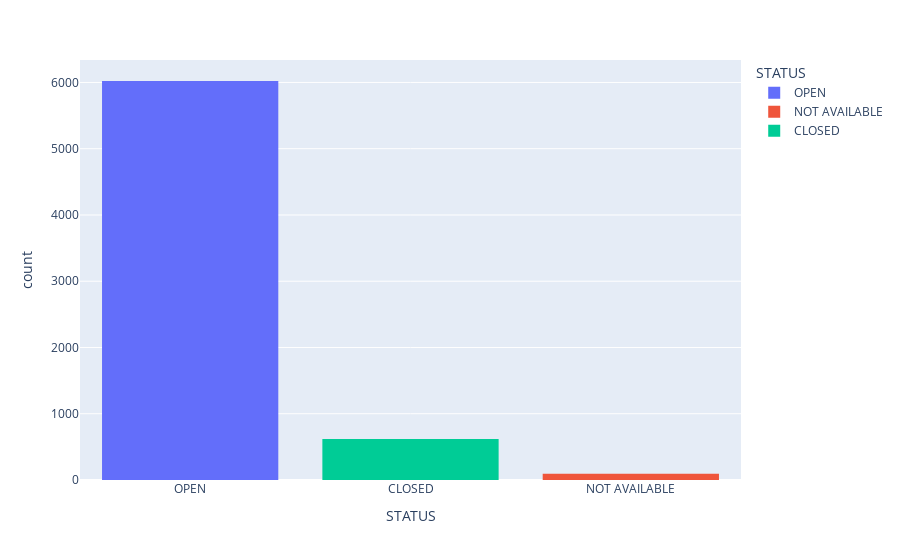

This figure's notebook cell:
### Code cell
px.histogram(data_import, x="STATUS",color="STATUS").update_xaxes(categoryorder="total descending")

### Figure 1 — Plotly figure (JSON) as saved in the notebook; plotly's stock layout.template omitted (floating-point values rounded to 4 significant figures; data arrays with more than 128 entries replaced by an {"elided": "..."} marker saying what was removed)
{"data": [{"alignmentgroup": "True", "bingroup": "x", "hovertemplate": "STATUS=%{x}<br>count=%{y}<extra></extra>", "legendgroup": "OPEN", "marker": {"color": "#636efa", "pattern": {"shape": ""}}, "name": "OPEN", "offsetgroup": "OPEN", "orientation": "v", "showlegend": true, "type": "histogram", "x": {"elided": "6022 str values"}, "xaxis": "x", "yaxis": "y"}, {"alignmentgroup": "True", "bingroup": "x", "hovertemplate": "STATUS=%{x}<br>count=%{y}<extra></extra>", "legendgroup": "NOT AVAILABLE", "marker": {"color": "#EF553B", "pattern": {"shape": ""}}, "name": "NOT AVAILABLE", "offsetgroup": "NOT AVAILABLE", "orientation": "v", "showlegend": true, "type": "histogram", "x": ["NOT AVAILABLE", "NOT AVAILABLE", "NOT AVAILABLE", "NOT AVAILABLE", "NOT AVAILABLE", "NOT AVAILABLE", "NOT AVAILABLE", "NOT AVAILABLE", "NOT AVAILABLE", "NOT AVAILABLE", "NOT AVAILABLE", "NOT AVAILABLE", "NOT AVAILABLE", "NOT AVAILABLE", "NOT AVAILABLE", "NOT AVAILABLE", "NOT AVAILABLE", "NOT AVAILABLE", "NOT AVAILABLE", "NOT AVAILABLE", "NOT AVAILABLE", "NOT AVAILABLE", "NOT AVAILABLE", "NOT AVAILABLE", "NOT AVAILABLE", "NOT AVAILABLE", "NOT AVAILABLE", "NOT AVAILABLE", "NOT AVAILABLE", "NOT AVAILABLE", "NOT AVAILABLE", "NOT AVAILABLE", "NOT AVAILABLE", "NOT AVAILABLE", "NOT AVAILABLE", "NOT AVAILABLE", "NOT AVAILABLE", "NOT AVAILABLE", "NOT AVAILABLE", "NOT AVAILABLE", "NOT AVAILABLE", "NOT AVAILABLE", "NOT AVAILABLE", "NOT AVAILABLE", "NOT AVAILABLE", "NOT AVAILABLE", "NOT AVAILABLE", "NOT AVAILABLE", "NOT AVAILABLE", "NOT AVAILABLE", "NOT AVAILABLE", "NOT AVAILABLE", "NOT AVAILABLE", "NOT AVAILABLE", "NOT AVAILABLE", "NOT AVAILABLE", "NOT AVAILABLE", "NOT AVAILABLE", "NOT AVAILABLE", "NOT AVAILABLE", "NOT AVAILABLE", "NOT AVAILABLE", "NOT AVAILABLE", "NOT AVAILABLE", "NOT AVAILABLE", "NOT AVAILABLE", "NOT AVAILABLE", "NOT AVAILABLE", "NOT AVAILABLE", "NOT AVAILABLE", "NOT AVAILABLE", "NOT AVAILABLE", "NOT AVAILABLE", "NOT AVAILABLE", "NOT AVAILABLE", "NOT AVAILABLE", "NOT AVAILABLE", "NOT AVAILABLE", "NOT AVAILABLE", "NOT AVAILABLE", "NOT AVAILABLE", "NOT AVAILABLE", "NOT AVAILABLE", "NOT AVAILABLE", "NOT AVAILABLE", "NOT AVAILABLE", "NOT AVAILABLE", "NOT AVAILABLE", "NOT AVAILABLE", "NOT AVAILABLE", "NOT AVAILABLE", "NOT AVAILABLE", "NOT AVAILABLE", "NOT AVAILABLE", "NOT AVAILABLE", "NOT AVAILABLE"], "xaxis": "x", "yaxis": "y"}, {"alignmentgroup": "True", "bingroup": "x", "hovertemplate": "STATUS=%{x}<br>count=%{y}<extra></extra>", "legendgroup": "CLOSED", "marker": {"color": "#00cc96", "pattern": {"shape": ""}}, "name": "CLOSED", "offsetgroup": "CLOSED", "orientation": "v", "showlegend": true, "type": "histogram", "x": {"elided": "619 str values"}, "xaxis": "x", "yaxis": "y"}], "layout": {"barmode": "relative", "legend": {"title": {"text": "STATUS"}, "tracegroupgap": 0}, "margin": {"t": 60}, "xaxis": {"anchor": "y", "categoryarray": ["OPEN", "NOT AVAILABLE", "CLOSED"], "categoryorder": "total descending", "domain": [0, 1], "title": {"text": "STATUS"}}, "yaxis": {"anchor": "x", "domain": [0, 1], "title": {"text": "count"}}}}
